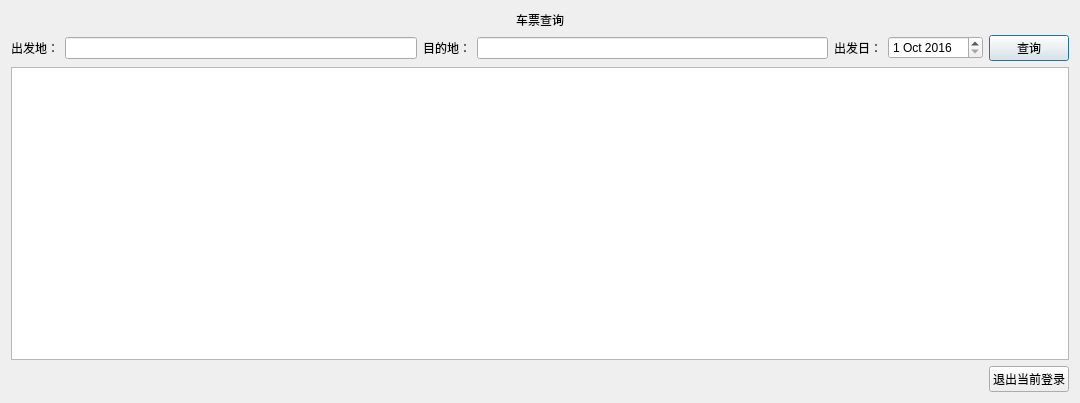
<?xml version="1.0" encoding="UTF-8"?>
<ui version="4.0">
 <class>Inquire</class>
 <widget class="QDialog" name="Inquire">
  <property name="geometry">
   <rect>
    <x>0</x>
    <y>0</y>
    <width>1080</width>
    <height>403</height>
   </rect>
  </property>
  <property name="windowTitle">
   <string>Inquire</string>
  </property>
  <layout class="QGridLayout" name="gridLayout_4">
   <item row="0" column="0">
    <layout class="QVBoxLayout" name="verticalLayout">
     <item>
      <widget class="QLabel" name="label">
       <property name="text">
        <string>车票查询</string>
       </property>
       <property name="alignment">
        <set>Qt::AlignCenter</set>
       </property>
      </widget>
     </item>
     <item>
      <layout class="QHBoxLayout" name="horizontalLayout_2">
       <item>
        <layout class="QHBoxLayout" name="horizontalLayout">
         <item>
          <layout class="QGridLayout" name="gridLayout">
           <item row="0" column="0">
            <widget class="QLabel" name="label_2">
             <property name="text">
              <string>出发地：</string>
             </property>
            </widget>
           </item>
           <item row="0" column="1">
            <widget class="QLineEdit" name="leavelineEdit"/>
           </item>
          </layout>
         </item>
         <item>
          <layout class="QGridLayout" name="gridLayout_2">
           <item row="0" column="0">
            <widget class="QLabel" name="label_3">
             <property name="text">
              <string>目的地：</string>
             </property>
            </widget>
           </item>
           <item row="0" column="1">
            <widget class="QLineEdit" name="arrivallineEdit"/>
           </item>
          </layout>
         </item>
         <item>
          <layout class="QGridLayout" name="gridLayout_3">
           <item row="0" column="0">
            <widget class="QLabel" name="label_4">
             <property name="text">
              <string>出发日：</string>
             </property>
            </widget>
           </item>
           <item row="0" column="1">
            <widget class="QDateEdit" name="dateEdit">
             <property name="date">
              <date>
               <year>2016</year>
               <month>10</month>
               <day>1</day>
              </date>
             </property>
            </widget>
           </item>
          </layout>
         </item>
        </layout>
       </item>
       <item>
        <widget class="QPushButton" name="pushButton">
         <property name="text">
          <string>查询</string>
         </property>
        </widget>
       </item>
      </layout>
     </item>
     <item>
      <widget class="QTableView" name="tableView">
       <property name="showGrid">
        <bool>true</bool>
       </property>
      </widget>
     </item>
     <item>
      <layout class="QHBoxLayout" name="horizontalLayout_3">
       <item>
        <spacer name="horizontalSpacer">
         <property name="orientation">
          <enum>Qt::Horizontal</enum>
         </property>
         <property name="sizeHint" stdset="0">
          <size>
           <width>40</width>
           <height>20</height>
          </size>
         </property>
        </spacer>
       </item>
       <item>
        <widget class="QPushButton" name="pushButton_2">
         <property name="text">
          <string>退出当前登录</string>
         </property>
        </widget>
       </item>
      </layout>
     </item>
    </layout>
   </item>
  </layout>
 </widget>
 <resources/>
 <connections/>
</ui>
